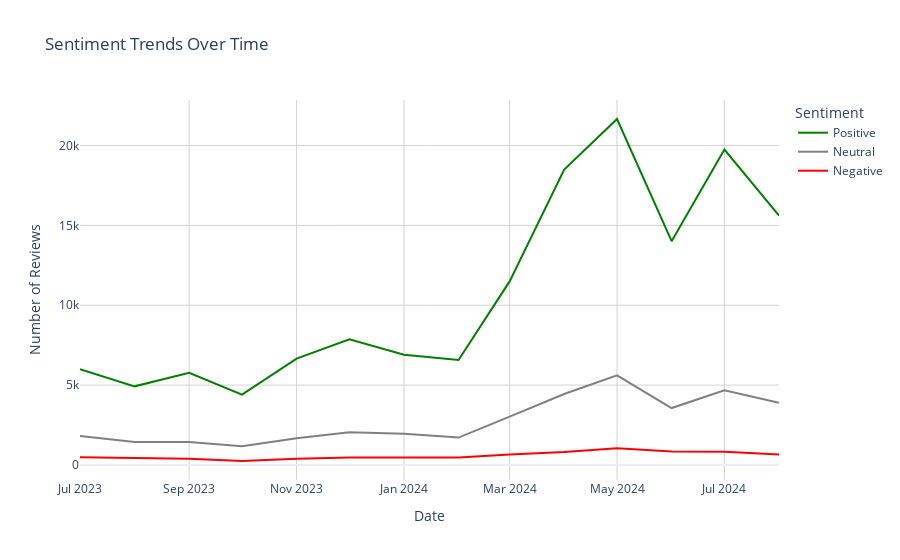

Notebook cell for this chart:
### Markdown cell above
Analyzing How Reviews Changed Over Time

### Code cell
# convert 'Review Date' to datetime format
df['Review Date'] = pd.to_datetime(df['Review Date'])

# aggregate sentiment counts by date
sentiment_over_time = df.groupby([df['Review Date'].dt.to_period('M'), 'Sentiment']).size().unstack(fill_value=0)

# convert the period back to datetime for plotting
sentiment_over_time.index = sentiment_over_time.index.to_timestamp()

fig = go.Figure()

fig.add_trace(go.Scatter(x=sentiment_over_time.index, y=sentiment_over_time['Positive'],
                         mode='lines', name='Positive', line=dict(color='green')))
fig.add_trace(go.Scatter(x=sentiment_over_time.index, y=sentiment_over_time['Neutral'],
                         mode='lines', name='Neutral', line=dict(color='gray')))
fig.add_trace(go.Scatter(x=sentiment_over_time.index, y=sentiment_over_time['Negative'],
                         mode='lines', name='Negative', line=dict(color='red')))

fig.update_layout(
    title='Sentiment Trends Over Time',
    xaxis_title='Date',
    yaxis_title='Number of Reviews',
    plot_bgcolor='white',  
    paper_bgcolor='white',  
    legend_title_text='Sentiment',
    xaxis=dict(showgrid=True, gridcolor='lightgray'), 
    yaxis=dict(showgrid=True, gridcolor='lightgray')
)

fig

### Figure 1 — Plotly figure (JSON) as saved in the notebook; plotly's stock layout.template omitted (floating-point values rounded to 4 significant figures)
{"data": [{"line": {"color": "green"}, "mode": "lines", "name": "Positive", "type": "scatter", "x": ["2023-07-01T00:00:00", "2023-08-01T00:00:00", "2023-09-01T00:00:00", "2023-10-01T00:00:00", "2023-11-01T00:00:00", "2023-12-01T00:00:00", "2024-01-01T00:00:00", "2024-02-01T00:00:00", "2024-03-01T00:00:00", "2024-04-01T00:00:00", "2024-05-01T00:00:00", "2024-06-01T00:00:00", "2024-07-01T00:00:00", "2024-08-01T00:00:00"], "y": [5994, 4922, 5771, 4408, 6658, 7866, 6904, 6573, 11494, 18491, 21663, 14014, 19750, 15614]}, {"line": {"color": "gray"}, "mode": "lines", "name": "Neutral", "type": "scatter", "x": ["2023-07-01T00:00:00", "2023-08-01T00:00:00", "2023-09-01T00:00:00", "2023-10-01T00:00:00", "2023-11-01T00:00:00", "2023-12-01T00:00:00", "2024-01-01T00:00:00", "2024-02-01T00:00:00", "2024-03-01T00:00:00", "2024-04-01T00:00:00", "2024-05-01T00:00:00", "2024-06-01T00:00:00", "2024-07-01T00:00:00", "2024-08-01T00:00:00"], "y": [1810, 1439, 1433, 1169, 1667, 2048, 1952, 1715, 3022, 4445, 5614, 3562, 4682, 3892]}, {"line": {"color": "red"}, "mode": "lines", "name": "Negative", "type": "scatter", "x": ["2023-07-01T00:00:00", "2023-08-01T00:00:00", "2023-09-01T00:00:00", "2023-10-01T00:00:00", "2023-11-01T00:00:00", "2023-12-01T00:00:00", "2024-01-01T00:00:00", "2024-02-01T00:00:00", "2024-03-01T00:00:00", "2024-04-01T00:00:00", "2024-05-01T00:00:00", "2024-06-01T00:00:00", "2024-07-01T00:00:00", "2024-08-01T00:00:00"], "y": [479, 440, 389, 247, 394, 461, 457, 460, 659, 803, 1048, 835, 827, 656]}], "layout": {"legend": {"title": {"text": "Sentiment"}}, "paper_bgcolor": "white", "plot_bgcolor": "white", "title": {"text": "Sentiment Trends Over Time"}, "xaxis": {"gridcolor": "lightgray", "showgrid": true, "title": {"text": "Date"}}, "yaxis": {"gridcolor": "lightgray", "showgrid": true, "title": {"text": "Number of Reviews"}}}}
